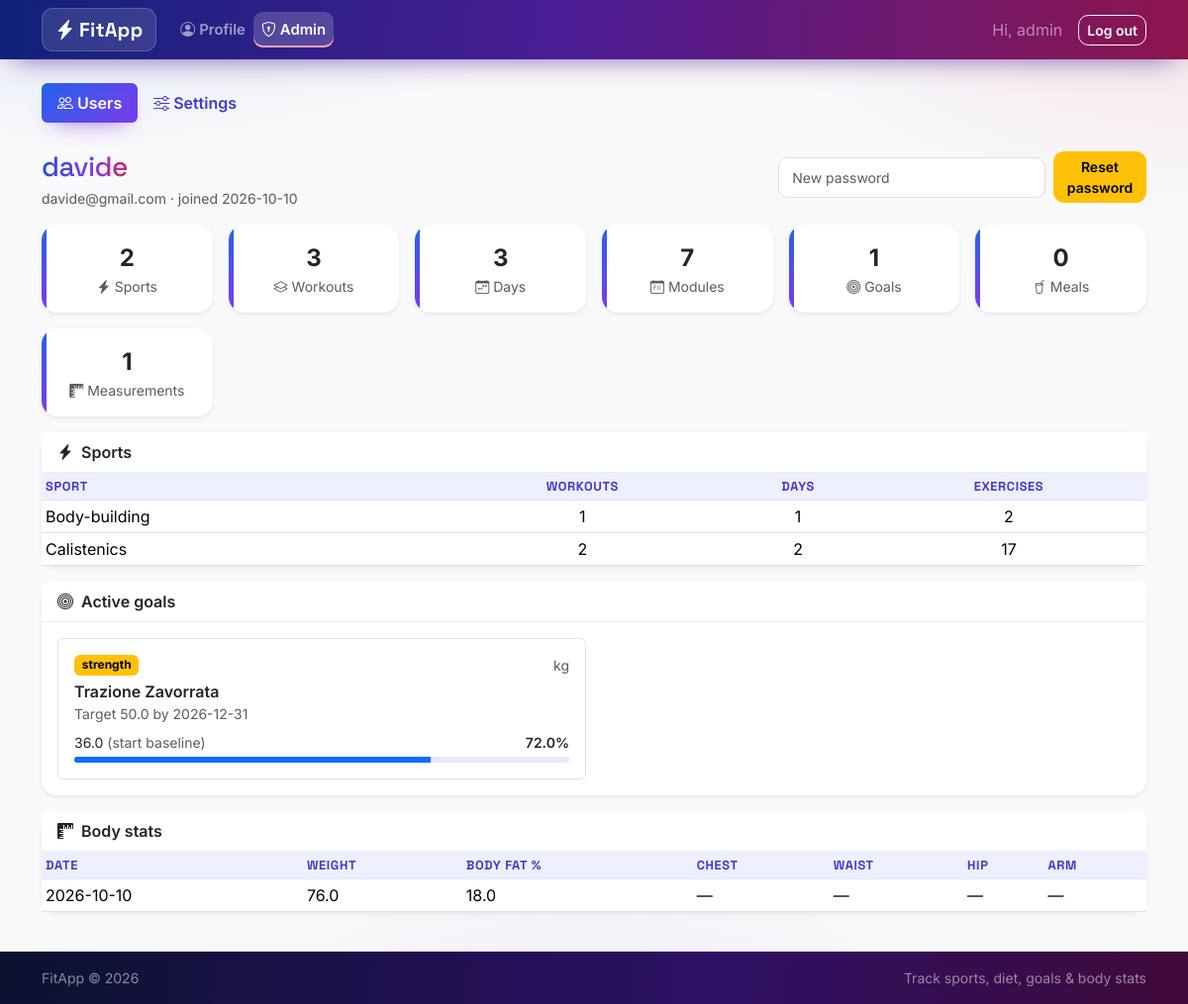
Page /admin/users/1 (signed in) on the committed database.
### tables this page shows
CREATE TABLE users (
    id            INTEGER PRIMARY KEY AUTOINCREMENT,
    username      TEXT UNIQUE NOT NULL,
    email         TEXT UNIQUE NOT NULL,
    password_hash TEXT NOT NULL,
    height_cm     REAL,
    birth_date    TEXT,
    sex           TEXT,
    created_at    TEXT NOT NULL DEFAULT (datetime('now'))
, role TEXT NOT NULL DEFAULT 'user');

CREATE TABLE "sports" (
                id         INTEGER PRIMARY KEY AUTOINCREMENT,
                user_id    INTEGER NOT NULL REFERENCES users (id) ON DELETE CASCADE,
                name       TEXT NOT NULL,
                notes      TEXT,
                created_at TEXT NOT NULL DEFAULT (datetime('now'))
            );

CREATE TABLE "goals" (
                    id           INTEGER PRIMARY KEY AUTOINCREMENT,
                    user_id      INTEGER NOT NULL REFERENCES users (id) ON DELETE CASCADE,
                    goal_type    TEXT NOT NULL CHECK (goal_type IN ('body', 'skill', 'strength')),
                    category     TEXT NOT NULL,
                    target_value TEXT NOT NULL,
                    unit         TEXT NOT NULL CHECK (unit IN ('kg', '%', 'seconds', 'reps', 'levels')),
                    start_value  TEXT,
                    target_date  TEXT,
                    status       TEXT NOT NULL DEFAULT 'active'
                                 CHECK (status IN ('active', 'achieved', 'abandoned')),
                    notes        TEXT,
                    created_at   TEXT NOT NULL DEFAULT (datetime('now'))
                );

CREATE TABLE body_stats (
    id           INTEGER PRIMARY KEY AUTOINCREMENT,
    user_id      INTEGER NOT NULL REFERENCES users (id) ON DELETE CASCADE,
    stat_date    TEXT NOT NULL,
    weight_kg    REAL,
    body_fat_pct REAL,
    chest_cm     REAL,
    waist_cm     REAL,
    hip_cm       REAL,
    arm_cm       REAL,
    notes        TEXT
);

### fitapp/routes/admin.py (the view)
@bp.route("/users/<int:user_id>")
@admin_required
def user_detail(user_id):
    db = get_db()
    user = _get_user(db, user_id)
    counts = _counts(db, user_id)
    sports = db.execute(
        """SELECT s.*,
                  (SELECT COUNT(*) FROM workouts w WHERE w.sport_id = s.id) AS workout_count,
                  (SELECT COUNT(*) FROM workout_days d
                     JOIN workouts w ON w.id = d.workout_id
                    WHERE w.sport_id = s.id) AS day_count,
                  (SELECT COUNT(*) FROM day_entry_sets ses
                     JOIN day_entries e ON e.id = ses.day_entry_id
                     JOIN workout_days d ON d.id = e.workout_day_id
                     JOIN workouts w ON w.id = d.workout_id
                    WHERE w.sport_id = s.id) AS exercise_count
           FROM sports s WHERE s.user_id = ? ORDER BY s.created_at DESC, s.id DESC""",
        (user_id,),
    ).fetchall()
    any_goal = db.execute(
        "SELECT id FROM goals WHERE user_id = ? LIMIT 1", (user_id,)
    ).fetchone()
    goals = []
    if any_goal is not None:
        rows = db.execute(
            """SELECT * FROM goals WHERE user_id = ? AND status = 'active'
               ORDER BY (target_date IS NULL), target_date, id DESC""",
            (user_id,),
        ).fetchall()
        for goal in rows:
            current, source = progress.current_value(db, user_id, goal)
            goals.append(
                {
                    "goal": goal,
                    "current": current,
                    "source": source,
                    "percent": progress.percent(db, goal, current),
                }
            )
    stats = db.execute(
        """SELECT * FROM body_stats WHERE user_id = ?
           ORDER BY stat_date DESC, id DESC LIMIT 10""",
        (user_id,),
    ).fetchall()
    meals = db.execute(
        """SELECT * FROM diets WHERE user_id = ?
           ORDER BY diet_date DESC, id DESC LIMIT 10""",
        (user_id,),
    ).fetchall()
    return render_template(
        "admin/user_detail.html",
        user=user,
        counts=counts,
        sports=sports,
        goals=goals,
        stats=stats,
        meals=meals,
    )

### fitapp/templates/admin/user_detail.html (shortened to what this page needs)
{% extends "base.html" %}
{% block content %}
{% include "admin/_tabs.html" %}
<div class="d-flex flex-wrap justify-content-between align-items-center gap-2 mb-3">
  <div>
    <h1 class="h3 mb-1 mt-1">
    </h1>
    <div class="small text-muted">{{ user['email'] }} &middot; joined {{ (user['created_at'] or '')[:10] }}</div>
  </div>
  {% if user['role'] == 'user' %}
  <form action="{{ url_for('admin.user_reset_password', user_id=user['id']) }}" method="post"
        class="d-flex align-items-center gap-2 needs-validation" novalidate>
    <input class="form-control form-control-sm" name="password" type="password" minlength="6"
           placeholder="New password" required>
    <button class="btn btn-sm btn-warning" type="submit">Reset password</button>
  </form>
  {% endif %}
</div>
<div class="row g-3 mb-3">
  {% for key, icon, label in [('sports', 'bi-lightning-charge-fill', 'Sports'),
                              ('workouts', 'bi-layers', 'Workouts'),
                              ('days', 'bi-calendar-week', 'Days'),
                              ('modules', 'bi-calendar-day', 'Modules'),
                              ('goals', 'bi-bullseye', 'Goals'),
                              ('meals', 'bi-cup-straw', 'Meals'),
                              ('measurements', 'bi-rulers', 'Measurements')] %}
  <div class="col-6 col-md-4 col-xl-2">
    <div class="card stat-card h-100 shadow-sm border-0">
      <div class="card-body text-center">
        <div class="fs-4 fw-bold">{{ counts[key] }}</div>
        <div class="small text-muted"><i class="bi {{ icon }} me-1"></i>{{ label }}</div>
      </div>
    </div>
  </div>
  {% endfor %}
</div>
{% if sports %}
<div class="card shadow-sm border-0 mb-3">
  <div class="card-header fw-semibold"><i class="bi bi-lightning-charge-fill me-2"></i>Sports</div>
  <div class="card-body p-0">
    <div class="table-responsive">
      <table class="table table-sm table-hover align-middle mb-0">
        <thead class="table-light"><tr><th>Sport</th><th class="text-center">Workouts</th><th class="text-center">Days</th><th class="text-center">Exercises</th></tr></thead>
        <tbody>
          {% for s in sports %}
          <tr>
            <td>{{ s['name'] }}</td>
            <td class="text-center">{{ s['workout_count'] }}</td>
            <td class="text-center">{{ s['day_count'] }}</td>
            <td class="text-center">{{ s['exercise_count'] }}</td>
          </tr>
          {% endfor %}
        </tbody>
      </table>
    </div>
  </div>
</div>
{% endif %}
{% if goals %}
<div class="card shadow-sm border-0 mb-3">
  <div class="card-header fw-semibold"><i class="bi bi-bullseye me-2"></i>Active goals</div>
  <div class="card-body">
    <div class="row g-3">
      {% for item in goals %}
      {% set goal = item['goal'] %}
      <div class="col-md-6">
        <div class="border rounded p-3 h-100">
          <div class="d-flex justify-content-between align-items-center mb-1">
            <span class="badge {{ {'body': 'text-bg-info', 'skill': 'text-bg-primary', 'strength': 'text-bg-warning'}.get(goal['goal_type'], 'text-bg-secondary') }}">{{ goal['goal_type'] }}</span>
            <span class="small text-muted">{{ goal['unit'] }}</span>
          </div>
          <div class="fw-semibold">{{ goal['category'] }}</div>
          <div class="small text-muted">
            Target {{ goal['target_value'] }}{% if goal['target_date'] %} by {{ goal['target_date'] }}{% endif %}
          </div>
          {% if item['percent'] is not none %}
          <div class="d-flex justify-content-between small mt-2 mb-1">
            <span>{{ item['current'] }} <span class="text-muted">({{ item['source'] }})</span></span>
            <span class="fw-semibold">{{ item['percent'] }}%</span>
          </div>
          <div class="progress" style="height: 6px;">
            <div class="progress-bar" style="width: {{ item['percent']|int }}%"></div>
          </div>
          {% else %}
          <div class="small text-muted mt-2">No progress data yet.</div>
          {% endif %}
        </div>
      </div>
      {% endfor %}
    </div>
  </div>
</div>
{% endif %}
{% if stats %}
<div class="card shadow-sm border-0 mb-3">
  <div class="card-header fw-semibold"><i class="bi bi-rulers me-2"></i>Body stats</div>
  <div class="card-body p-0">
    <div class="table-responsive">
      <table class="table table-sm table-hover align-middle mb-0">
        <thead class="table-light"><tr><th>Date</th><th>Weight</th><th>Body fat %</th><th>Chest</th><th>Waist</th><th>Hip</th><th>Arm</th></tr></thead>
        <tbody>
          {% for s in stats %}
          <tr>
            <td>{{ s['stat_date'] }}</td>
            <td>{{ s['weight_kg'] or '—' }}</td>
            <td>{{ s['body_fat_pct'] or '—' }}</td>
            <td>{{ s['chest_cm'] or '—' }}</td>
            <td>{{ s['waist_cm'] or '—' }}</td>
            <td>{{ s['hip_cm'] or '—' }}</td>
            <td>{{ s['arm_cm'] or '—' }}</td>
          </tr>
          {% endfor %}
        </tbody>
      </table>
    </div>
  </div>
</div>
{% endif %}
{% endblock %}

### fitapp/templates/base.html (shortened to what this page needs)
<!doctype html>
<html lang="en" data-bs-theme="light">
<head>
  <link href="https://cdn.jsdelivr.net/npm/bootstrap@5.3.3/dist/css/bootstrap.min.css" rel="stylesheet">
  <link href="https://cdn.jsdelivr.net/npm/bootstrap-icons@1.11.3/font/bootstrap-icons.min.css" rel="stylesheet">
  <link href="{{ url_for('static', filename='css/style.css') }}" rel="stylesheet">
</head>
<body class="d-flex flex-column min-vh-100 bg-light">
<nav class="navbar navbar-expand-lg navbar-dark navbar-fitapp sticky-top">
  <div class="container">
    <a class="navbar-brand fw-bold" href="{{ url_for('dashboard.index') }}">
      <i class="bi bi-lightning-charge-fill me-1"></i>FitApp
    </a>
    <div class="collapse navbar-collapse" id="mainNav">
      {% if g.user %}
      <ul class="navbar-nav me-auto">
        {% if g.user['role'] == 'admin' %}
        <li class="nav-item"><a class="nav-link {% if request.endpoint and request.endpoint.startswith('profile.') %}active{% endif %}"
           href="{{ url_for('profile.index') }}"><i class="bi bi-person-circle me-1"></i>Profile</a></li>
        <li class="nav-item"><a class="nav-link {% if request.endpoint and request.endpoint.startswith('admin.') %}active{% endif %}"
           href="{{ url_for('admin.index') }}"><i class="bi bi-shield-lock me-1"></i>Admin</a></li>
        {% endif %}
      </ul>
      <div class="d-flex align-items-center">
        <span class="navbar-text me-3 text-white-50">Hi, {{ g.user['username'] }}</span>
        <form action="{{ url_for('auth.logout') }}" method="post" class="m-0">
          <button class="btn btn-outline-light btn-sm" type="submit">Log out</button>
        </form>
      </div>
      {% endif %}
    </div>
  </div>
</nav>
<main class="container py-4 flex-grow-1">
  {% block content %}{% endblock %}
</main>
<footer class="bg-dark text-white-50 py-3 mt-auto">
  <div class="container small d-flex justify-content-between">
    <span>FitApp &copy; {{ now_year if now_year else '2026' }}</span>
    <span>Track sports, diet, goals &amp; body stats</span>
  </div>
</footer>
</body>
</html>

### fitapp/templates/admin/_tabs.html
<nav class="nav nav-pills admin-tabs mb-4">
  <a class="nav-link {% if request.endpoint in ('admin.index', 'admin.user_detail') %}active{% endif %}"
     href="{{ url_for('admin.index') }}"><i class="bi bi-people me-1"></i>Users</a>
  <a class="nav-link {% if request.endpoint == 'admin.settings' %}active{% endif %}"
     href="{{ url_for('admin.settings') }}"><i class="bi bi-sliders me-1"></i>Settings</a>
</nav>

### rows in the picture
users: user.username "admin"
users: email "davide@gmail.com", created_at "2026-10-10"
sports: name "Body-building", workout_count "1", day_count "1", exercise_count "2"
sports: name "Calistenics", workout_count "2", day_count "2", exercise_count "17"
goals: goal_type "strength", unit "kg", category "Trazione Zavorrata", target_value "50.0", target_date "2026-12-31"
body_stats: stat_date "2026-10-10", weight_kg "76.0", body_fat_pct "18.0", s "—"

### other values in the picture
{{ counts[key] }} "2" "3" "3" "7" "1" "0" "1"
{{ label }} "Sports" "Workouts" "Days" "Modules" "Goals" "Meals" "Measurements"
{{ item['current'] }} "36.0"
{{ item['source'] }} "start baseline"
{{ item['percent'] }} "72.0"
